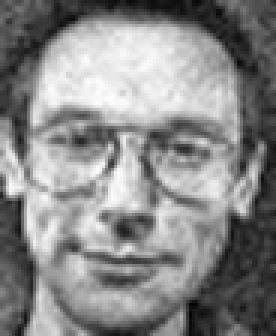
#> input picture dataset/Degradacion/ORL_escala2/Testing/s27/27.png, 92 x 112 px (shown 3 times larger)
$ jupyter execute --allow-errors generacionImagenesClahe_escalax2.ipynb
#> lines starting #> are read from the running program, lines starting #| are printed output that depends on the picture; after the words box and inside, x2 and y2 are one past the last pixel; in counts of white or black regions, pixels touching at a corner belong together
[cell 1]
import os
import cv2
import numpy as np
from tqdm import tqdm

[cell 2]
# =====================================================
# DIRECTORIOS
# =====================================================

#INPUT_DIR_Training  = "../../dataset/Degradacion/ORL_escala2/Training"
#OUTPUT_DIR_Training = "../../dataset/Tecnica De mejora de imagen/ORL_CLAHE_x2/Training"

INPUT_DIR_Testing  = "../../dataset/Degradacion/ORL_escala2/Testing"
OUTPUT_DIR_Testing = "../../dataset/Tecnica De mejora de imagen/ORL_CLAHE_x2/Testing"

#os.makedirs(OUTPUT_DIR_Training, exist_ok=True)
os.makedirs(OUTPUT_DIR_Testing, exist_ok=True)

[cell 3]
# =====================================================
# CLAHE CON MÁSCARA
# =====================================================

def clahe_con_mascara(imagen_gray,
                      clip_limit=2.0,
                      tile_grid_size=(8, 8)):

    _, mascara_rostro = cv2.threshold(
        imagen_gray,
        15,
        255,
        cv2.THRESH_BINARY
    )

    mascara_suave = cv2.GaussianBlur(
        mascara_rostro,
        (5, 5),
        0
    )

    mascara_norm = mascara_suave.astype(np.float32) / 255.0

    img_filtrada = cv2.bilateralFilter(
        imagen_gray,
        d=3,
        sigmaColor=20,
        sigmaSpace=20
    )

    clahe = cv2.createCLAHE(
        clipLimit=clip_limit,
        tileGridSize=tile_grid_size
    )

    img_clahe = clahe.apply(img_filtrada)

    resultado = (
        img_clahe.astype(np.float32) * mascara_norm +
        imagen_gray.astype(np.float32) * (1.0 - mascara_norm)
    )

    return resultado.astype(np.uint8)

[cell 4]
# =====================================================
# BUSCAR IMÁGENES
# =====================================================

imagenes = []

for root, dirs, files in os.walk(INPUT_DIR_Testing):

    for file in files:

        if file.lower().endswith(".png"):

            imagenes.append(
                os.path.join(root, file)
            )
#> pass 2 of the loop `for root, dirs, files in os.walk(INPUT_DIR_Testing):`:
#> pass 3 of the loop `for root, dirs, files in os.walk(INPUT_DIR_Testing):`:
#> the loop made 5 passes; the first 3 are shown

print(f"Imágenes encontradas: {len(imagenes)}")

# Generación del dataset Training Escala x2 Clahe

[cell 5]
# =====================================================
# GENERAR DATASET CLAHE en escala x2
# =====================================================

for ruta_img in tqdm(imagenes):

    img = cv2.imread(
        ruta_img,
        cv2.IMREAD_GRAYSCALE
    )
#> img is the input picture: shape (112, 92); min 3, max 255, mean 135.9

    if img is None:
        continue

    resultado = clahe_con_mascara(img)
#> in clahe_con_mascara, `_, mascara_rostro = cv2.threshold( imagen_gray, 15, 255, cv2.THRESH_BI..`:
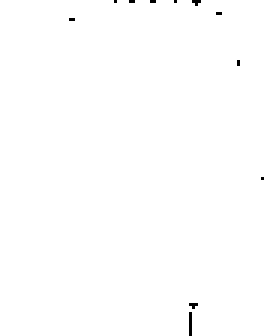
#> mascara_rostro: shape (112, 92) (shown 3 times larger); 99.7% white; black in thin lines or dots, all inside (x1, y1, x2, y2) = (23, 0, 88, 112)
#> in clahe_con_mascara, `img_clahe = clahe.apply(img_filtrada)`:
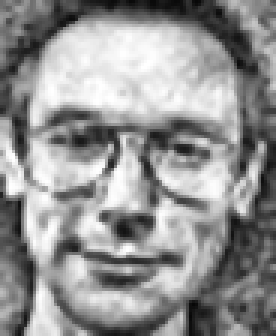
#> img_clahe: shape (112, 92) (shown 3 times larger); min 7, max 255, mean 146.7

    # Mantener estructura s1, s2, ..., s40

    relative_path = os.path.relpath(
        ruta_img,
        INPUT_DIR_Testing
    )

    save_path = os.path.join(
        OUTPUT_DIR_Testing,
        relative_path
    )

    os.makedirs(
        os.path.dirname(save_path),
        exist_ok=True
    )

    cv2.imwrite(
        save_path,
        resultado
    )
#> pass 2 of the loop `for ruta_img in tqdm(imagenes):`:
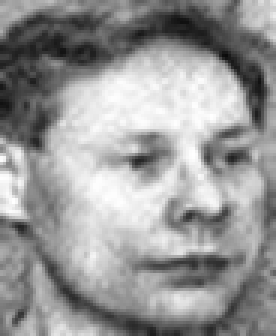
#> input picture dataset/Degradacion/ORL_escala2/Testing/s4/4.png, 92 x 112 px (shown 3 times larger)
#> img is the input picture: shape (112, 92); min 11, max 255, mean 151.5
#> in clahe_con_mascara (call 2), `_, mascara_rostro = cv2.threshold( imagen_gray, 15, 255, cv2.THRESH_BI..`:
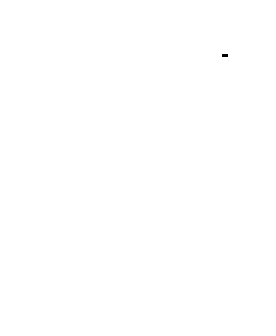
#> mascara_rostro: shape (112, 92) (shown 3 times larger); 100% white; black in thin lines or dots, all inside (x1, y1, x2, y2) = (74, 18, 76, 19)
#> in clahe_con_mascara (call 2), `img_clahe = clahe.apply(img_filtrada)`:
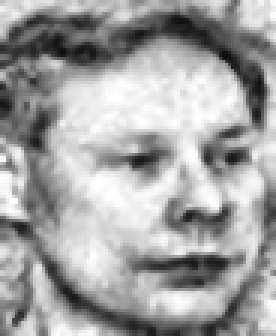
#> img_clahe: shape (112, 92) (shown 3 times larger); min 12, max 255, mean 162.5
#> pass 3 of the loop `for ruta_img in tqdm(imagenes):`:
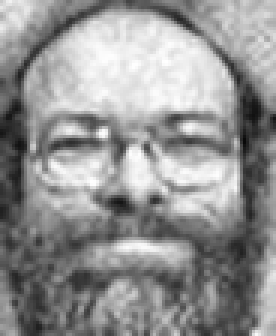
#> input picture dataset/Degradacion/ORL_escala2/Testing/s37/37.png, 92 x 112 px (shown 3 times larger)
#> img is the input picture: shape (112, 92); min 9, max 255, mean 146.9
#> in clahe_con_mascara (call 3), `_, mascara_rostro = cv2.threshold( imagen_gray, 15, 255, cv2.THRESH_BI..`:
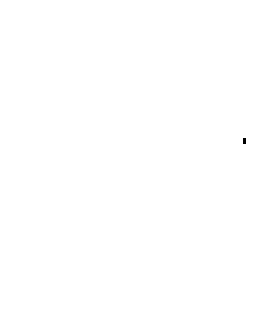
#> mascara_rostro: shape (112, 92) (shown 3 times larger); 100% white; black in thin lines or dots, all inside (x1, y1, x2, y2) = (81, 46, 82, 48)
#> in clahe_con_mascara (call 3), `img_clahe = clahe.apply(img_filtrada)`:
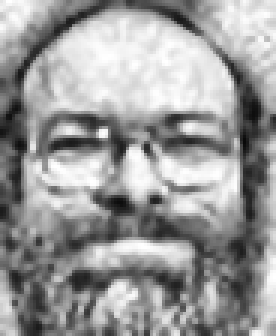
#> img_clahe: shape (112, 92) (shown 3 times larger); min 9, max 255, mean 154.2
#> the loop made 4 passes; the first 3 are shown

print("\nDataset CLAHE escala x2 generado correctamente.")
print(f"Total imágenes: {len(imagenes)}")
#> (the rest of this cell did not finish here and is left out)

# Generación del detaset Testing ORL escala x2 CLahe

[cell 6]
# =====================================================
# GENERAR DATASET CLAHE en escala x2
# =====================================================

for ruta_img in tqdm(imagenes):

    img = cv2.imread(
        ruta_img,
        cv2.IMREAD_GRAYSCALE
    )

    if img is None:
        continue

    resultado = clahe_con_mascara(img)

    # Mantener estructura s1, s2, ..., s40

    relative_path = os.path.relpath(
        ruta_img,
        INPUT_DIR_Testing
    )

    save_path = os.path.join(
        OUTPUT_DIR_Testing,
        relative_path
    )

    os.makedirs(
        os.path.dirname(save_path),
        exist_ok=True
    )

    cv2.imwrite(
        save_path,
        resultado
    )
#> pass 2 of the loop `for ruta_img in tqdm(imagenes):`:
#> pass 3 of the loop `for ruta_img in tqdm(imagenes):`:
#> the loop made 4 passes; the first 3 are shown
